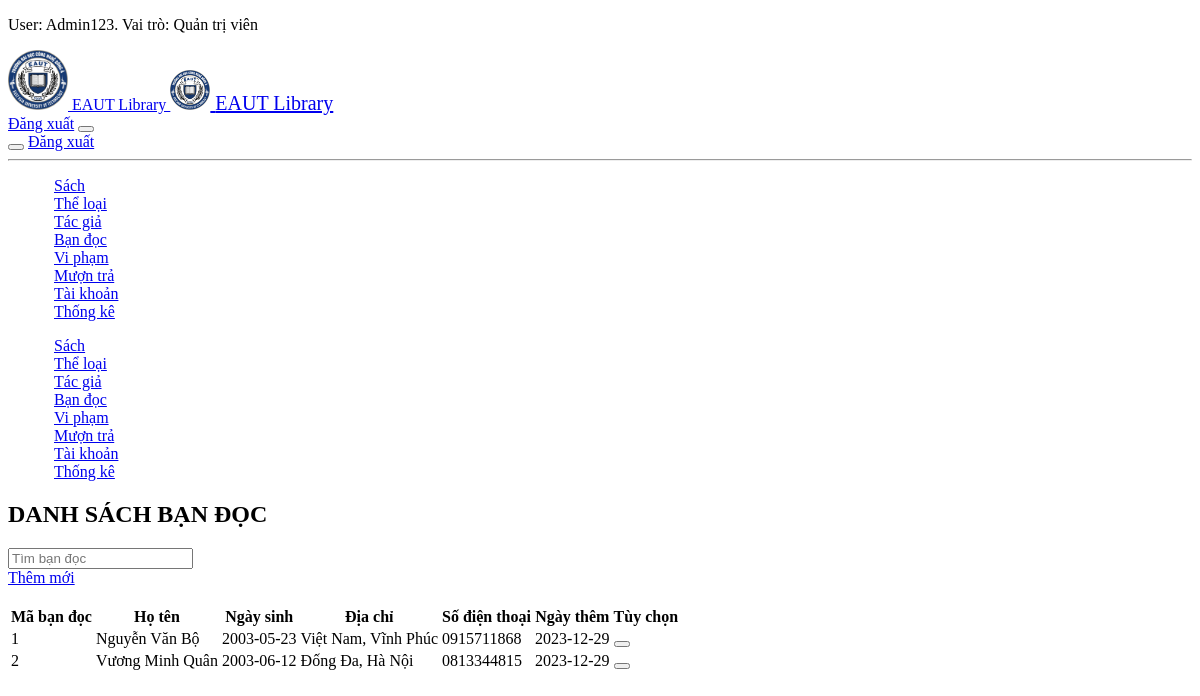
Screenshot of /admin/readers/ (signed in) with the database file from the repository.
### tables this page shows
CREATE TABLE `bandoc` (
  `MABANDOC` int(11) NOT NULL,
  `HOTEN` varchar(50) NOT NULL,
  `NGAYSINH` date NOT NULL,
  `DIACHI` varchar(100) NOT NULL,
  `SDT` varchar(10) NOT NULL,
  `NGAYTHEM` date NOT NULL DEFAULT current_timestamp()
);

### controllers/BandocController.php (called while the page is built, shortened)
<?php
class BandocController
{
    public static function index(Router $router)
    {
        $search = $_GET['search'] ?? '';
        $readers = Bandoc::get($search);
        $router->renderAdminPanel('admin/readers/trangchu', [
            'readers' => $readers,
            'search' => $search
        ]);
    }
}

### src/index.php (called while the page is built, shortened)
<?php
$router = new Router();
$apacheUrl = '';
$router->get($apacheUrl . '/', [SachController::class, 'guestView']);
$router->get($apacheUrl . '/books', [SachController::class, 'guestRead']);
$router->get($apacheUrl . '/auth/login', [AuthController::class, 'login']);
$router->post($apacheUrl . '/auth/login', [AuthController::class, 'login']);
$router->get($apacheUrl . '/auth/logout', [AuthController::class, 'logout']);
$router->get($apacheUrl . '/admin/', [SachController::class, 'index']);
$router->get($apacheUrl . '/admin', [SachController::class, 'index']);
$router->get($apacheUrl . '/admin/accounts', [AccountController::class, 'index']);
$router->get($apacheUrl . '/admin/accounts/', [AccountController::class, 'index']);
$router->get($apacheUrl . '/admin/accounts/create', [AccountController::class, 'create']);
$router->post($apacheUrl . '/admin/accounts/create', [AccountController::class, 'create']);
$router->get($apacheUrl . '/admin/accounts/update', [AccountController::class, 'update']);
$router->post($apacheUrl . '/admin/accounts/update', [AccountController::class, 'update']);
$router->get($apacheUrl . '/admin/accounts/delete', [AccountController::class, 'delete']);
$router->get($apacheUrl . '/admin/accounts/changepassword', [AccountController::class, 'changePass']);
$router->post($apacheUrl . '/admin/accounts/changepassword', [AccountController::class, 'changePass']);
$router->get($apacheUrl . '/admin/books', [SachController::class, 'index']);
$router->get($apacheUrl . '/admin/books/', [SachController::class, 'index']);
$router->get($apacheUrl . '/admin/books/create', [SachController::class, 'create']);
$router->post($apacheUrl . '/admin/books/create', [SachController::class, 'create']);
$router->get($apacheUrl . '/admin/books/update', [SachController::class, 'update']);
$router->post($apacheUrl . '/admin/books/update', [SachController::class, 'update']);
$router->post($apacheUrl . '/admin/books/delete', [SachController::class, 'delete']);
$router->get($apacheUrl . '/admin/authors', [TacgiaController::class, 'index']);
$router->get($apacheUrl . '/admin/authors/', [TacgiaController::class, 'index']);
$router->get($apacheUrl . '/admin/authors/create', [TacgiaController::class, 'create']);
$router->post($apacheUrl . '/admin/authors/create', [TacgiaController::class, 'create']);
$router->get($apacheUrl . '/admin/authors/update', [TacgiaController::class, 'update']);
$router->post($apacheUrl . '/admin/authors/update', [TacgiaController::class, 'update']);
$router->post($apacheUrl . '/admin/authors/delete', [TacgiaController::class, 'delete']);
$router->get($apacheUrl . '/admin/violations', [ViphamController::class, 'index']);
$router->get($apacheUrl . '/admin/violations/', [ViphamController::class, 'index']);
$router->get($apacheUrl . '/admin/violations/create', [ViphamController::class, 'create']);
$router->post($apacheUrl . '/admin/violations/create', [ViphamController::class, 'create']);
$router->get($apacheUrl . '/admin/violations/update', [ViphamController::class, 'update']);
$router->post($apacheUrl . '/admin/violations/update', [ViphamController::class, 'update']);
$router->post($apacheUrl . '/admin/violations/delete', [ViphamController::class, 'delete']);
$router->get($apacheUrl . '/admin/readers', [BandocController::class, 'index']);
$router->get($apacheUrl . '/admin/readers/', [BandocController::class, 'index']);
$router->get($apacheUrl . '/admin/readers/create', [BandocController::class, 'create']);
$router->post($apacheUrl . '/admin/readers/create', [BandocController::class, 'create']);
$router->get($apacheUrl . '/admin/readers/update', [BandocController::class, 'update']);
$router->post($apacheUrl . '/admin/readers/update', [BandocController::class, 'update']);
$router->post($apacheUrl . '/admin/readers/delete', [BandocController::class, 'delete']);
$router->get($apacheUrl . '/admin/genres', [TheloaiController::class, 'index']);
$router->get($apacheUrl . '/admin/genres/', [TheloaiController::class, 'index']);
$router->get($apacheUrl . '/admin/genres/create', [TheloaiController::class, 'create']);
$router->post($apacheUrl . '/admin/genres/create', [TheloaiController::class, 'create']);
$router->get($apacheUrl . '/admin/genres/update', [TheloaiController::class, 'update']);
$router->post($apacheUrl . '/admin/genres/update', [TheloaiController::class, 'update']);
$router->post($apacheUrl . '/admin/genres/delete', [TheloaiController::class, 'delete']);
$router->get($apacheUrl . '/admin/borrows', [MuonTraController::class, 'index']);
$router->get($apacheUrl . '/admin/borrows/', [MuonTraController::class, 'index']);
$router->get($apacheUrl . '/admin/borrows/create', [MuonTraController::class, 'create']);
$router->post($apacheUrl . '/admin/borrows/create', [MuonTraController::class, 'create']);
$router->get($apacheUrl . '/admin/borrows/update', [MuonTraController::class, 'update']);
$router->post($apacheUrl . '/admin/borrows/update', [MuonTraController::class, 'update']);
$router->post($apacheUrl . '/admin/borrows/delete', [MuonTraController::class, 'delete']);
$router->post($apacheUrl . '/admin/borrows/return', [MuonTraController::class, 'returnCard']);
$router->post($apacheUrl . '/admin/borrows/removebook', [MuonTraController::class, 'removeBook']);
$router->get($apacheUrl . '/api/book', [SachAPI::class, 'getById']);
$router->post($apacheUrl . '/api/book/borrow', [SachAPI::class, 'addBookToCard']);
$router->post($apacheUrl . '/api/book/return', [SachAPI::class, 'removeBookFromCard']);
$router->get($apacheUrl . '/admin/analytics', [ThongKeController::class, 'index']);
$router->get($apacheUrl . '/admin/analytics/', [ThongKeController::class, 'index']);
$router->get($apacheUrl . '/admin/analytics/download', [ThongKeController::class, 'download']);
$router->resolve();

### models/Bandoc.php (called while the page is built, shortened)
<?php
class Bandoc
{
    public static function get(string $search = '')
    {
        if ($search) {
            $search = "%" . $search . "%";
            $statement = Database::$pdo->prepare("SELECT * FROM bandoc WHERE HOTEN LIKE ?");
            $statement->bind_param("s", $search);
        } else {
            $statement = Database::$pdo->prepare("SELECT * FROM bandoc");
        }
        $statement->execute();
        return $statement->get_result();
    }
}

### views/admin/readers/trangchu.php (the view, shortened to what this page needs)
<h2>DANH SÁCH BẠN ĐỌC</h2>
<div class="uk-flex">
    <form class="uk-search uk-search-default uk-margin-auto-right">
        <input class="uk-search-input" type="search" name="search" placeholder="Tìm bạn đọc" value="<?php echo $search ?>" aria-label="Search">
    </form>
    <a href="/admin/readers/create" class="uk-button uk-button-primary">Thêm mới</a>
</div>
<br>
<div class="uk-overflow-auto">
    <table class="uk-table uk-table-striped">
        <thead>
            <tr>
                <th>Mã bạn đọc</th>
                <th>Họ tên</th>
                <th>Ngày sinh</th>
                <th>Địa chỉ</th>
                <th>Số điện thoại</th>
                <th>Ngày thêm</th>
                <th>Tùy chọn</th>
            </tr>
        </thead>
        <tbody>
            <?php foreach ($readers as $i => $reader) : ?>
                <tr>
                    <td>
                        <?php echo $reader["MABANDOC"] ?>
                    </td>
                    <td>
                        <?php echo $reader["HOTEN"] ?>
                    </td>
                    <td>
                        <?php echo $reader["NGAYSINH"] ?>
                    </td>
                    <td>
                        <?php echo $reader["DIACHI"] ?>
                    </td>
                    <td>
                        <?php echo $reader["SDT"] ?>
                    </td>
                    <td>
                        <?php echo $reader["NGAYTHEM"] ?>
                    </td>
                    <td class="uk-flex">
                        <form action="/admin/readers/delete" method="post" onsubmit="return confirm('Bạn có chắc muốn xóa?')">
                            <button id="<?php echo $reader["MABANDOC"] . "delete-btn"?>" type="submit" class="uk-button uk-button-small uk-button-danger uk-padding-remove"><span uk-icon="trash"></span></button>
                        </form>
                    </td>
                </tr>
            <?php endforeach; ?>
        </tbody>
    </table>
</div>

### rows the page displays
bandoc: MABANDOC "1", HOTEN "Nguyễn Văn Bộ", NGAYSINH "2003-05-23", DIACHI "Việt Nam, Vĩnh Phúc", SDT "0915711868", NGAYTHEM "2023-12-29"
bandoc: MABANDOC "2", HOTEN "Vương Minh Quân", NGAYSINH "2003-06-12", DIACHI "Đống Đa, Hà Nội", SDT "0813344815", NGAYTHEM "2023-12-29"

### other values shown
$_SESSION["username"] "Admin123"
$roles[$_SESSION["role"]] "Quản trị viên"
